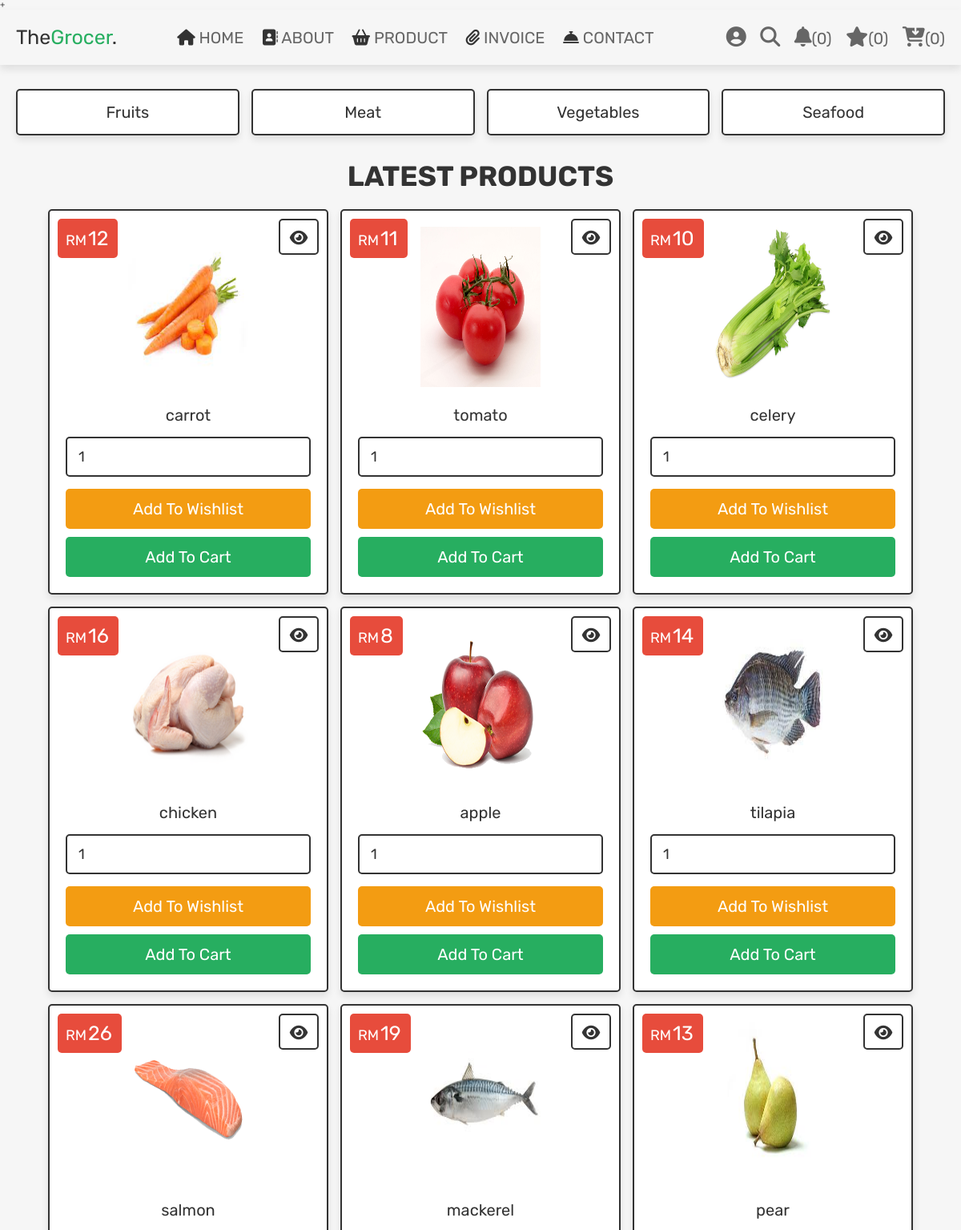
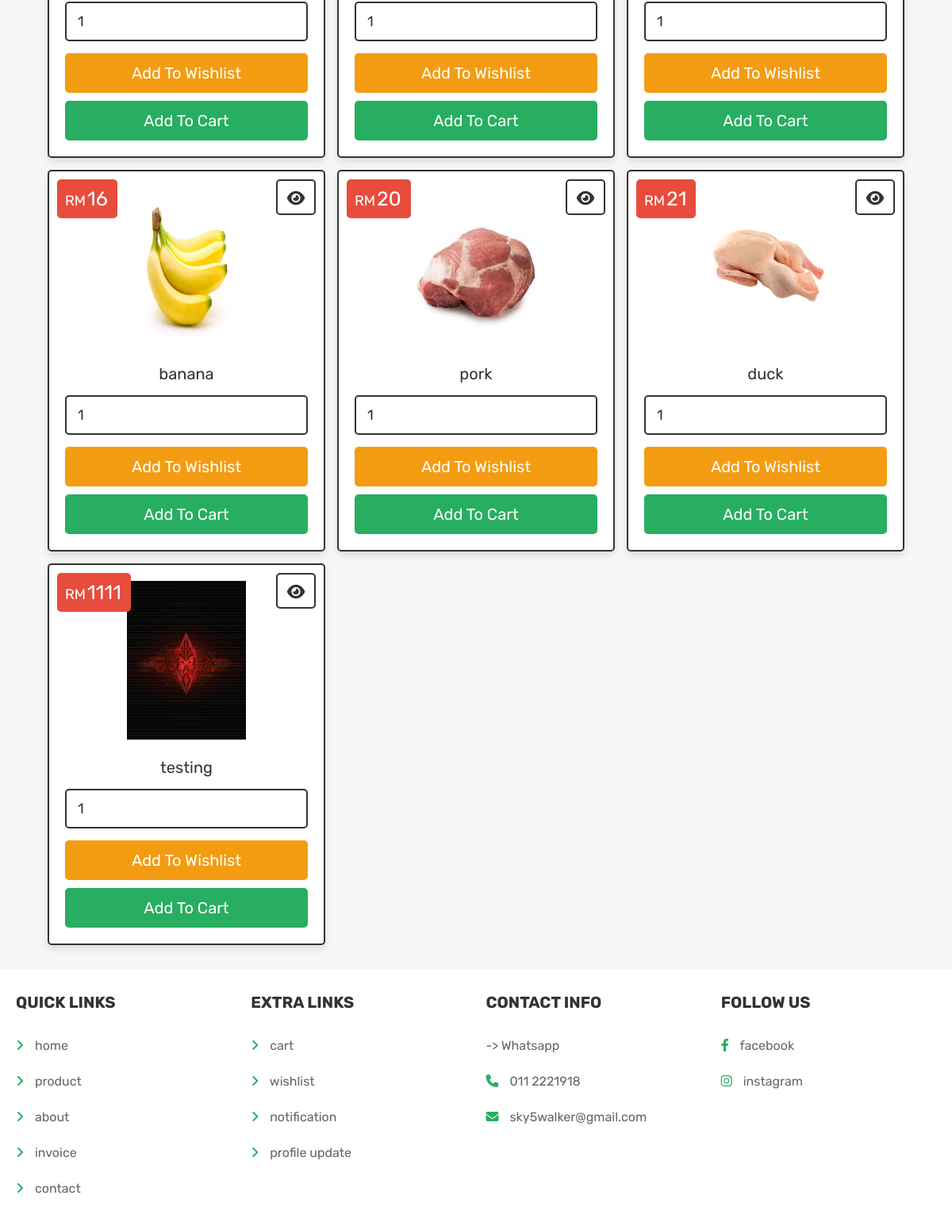
The page /shop.php (signed in) on the database its author committed (2 pictures, top to bottom).
### tables this page shows
CREATE TABLE `products` (
  `id` int(100) NOT NULL,
  `name` varchar(100) NOT NULL,
  `category` varchar(20) NOT NULL,
  `details` varchar(500) NOT NULL,
  `price` int(100) NOT NULL,
  `image` varchar(100) NOT NULL,
  `sold` int(100) NOT NULL
);

### shop.php (the view, shortened to what this page needs)
<?php
@include 'config.php';
?>
<!DOCTYPE html>
<html lang="en">
<head>
   <link rel="stylesheet" href="https://cdnjs.cloudflare.com/ajax/libs/font-awesome/6.1.1/css/all.min.css">
   <link rel="stylesheet" href="css/style.css">
</head>
<body>
<?php include 'header.php'; ?>
<section class="p-category">
   <a href="category.php?category=fruits">fruits</a>
   <a href="category.php?category=meat">meat</a>
   <a href="category.php?category=vegetables">vegetables</a>
   <a href="category.php?category=seafood">seafood</a>
</section>
<section class="products">
   <h1 class="title">latest products</h1>
   <div class="box-container">
   <?php
      $select_products = $conn->prepare("SELECT * FROM `products`");
      $select_products->execute();
      if($select_products->rowCount() > 0){
         while($fetch_products = $select_products->fetch(PDO::FETCH_ASSOC)){
   ?>
   <form action="" class="box" method="POST">
      <div class="price">RM<span><?= $fetch_products['price']; ?></span></div>
      <a href="view_page.php?pid=<?= $fetch_products['id']; ?>" class="fas fa-eye"></a>
      <img class="image" src="uploaded_img/<?= $fetch_products['image']; ?>" alt="">
      <div class="name"><?= $fetch_products['name']; ?></div>
      <input type="number" min="1" value="1" name="p_qty" class="qty">
      <input type="submit" value="add to wishlist" class="option-btn" name="add_to_wishlist">
      <input type="submit" value="add to cart" class="btn" name="add_to_cart">
   </form>
   <?php
      }
   }else{
      echo '<p class="empty">no products added yet!</p>';
   }
   ?>
   </div>
</section>
<?php include 'footer.php'; ?>
</body>
</html>

### css/style.css (style rules this page uses)
.products .box-container { display: grid; grid-template-columns: repeat(auto-fit, 35rem); gap:1.5rem; justify-content: center; align-items: flex-start; }
.products .box-container .box { padding:2rem; text-align: center; border:var(--border); background-color: var(--white); box-shadow: var(--box-shadow); border-radius: .5rem; position: relative; }
.products .box-container .box .image { height: 20rem; width : 15rem; }
.products .box-container .box .price { position: absolute; top:1rem; left:1rem; padding:1rem; border-radius: .5rem; background-color: var(--red); font-size: 1.8rem; color:var(--white); }
.products .box-container .box .price span { font-size: 2.5rem; color:var(--white); margin:0 .2rem; }
.products .box-container .box .fa-eye { position: absolute; top:1rem; right:1rem; border-radius: .5rem; height: 4.5rem; line-height: 4.3rem; width: 5rem; border:var(--border); color:var(--black); font-size: 2rem; background-color: var(--white); }
.products .box-container .box img { width: 30%; margin-bottom: 1rem; }
.products .box-container .box .name { font-size: 2rem; color:var(--black); padding:1rem 0; }
.products .box-container .box .qty { margin:.5rem 0; border-radius: .5rem; padding:1.2rem 1.4rem; font-size: 1.8rem; color:var(--black); border:var(--border); width: 100%; }
.p-category { display: grid; grid-template-columns: repeat(auto-fit, minmax(27rem, 1fr)); gap:1.5rem; justify-content: center; align-items: flex-start; }
.p-category { padding-bottom: 0; }
.p-category a { padding:1.5rem; text-align: center; border:var(--border); background-color: var(--white); box-shadow: var(--box-shadow); border-radius: .5rem; font-size: 2rem; text-transform: capitalize; color:var(--black); }

### css/components.css (style rules this page uses)
:root { --green:#27ae60; --orange:#f39c12; --red:#e74c3c; --black:#333; --light-color:#666; --white:#fff; --light-bg:#f6f6f6; --border:.2rem solid var(--black); --box-shadow:0 .5rem 1rem rgba(0,0,0,.1); }
* { font-family: 'Rubik', sans-serif; margin:0; padding:0; box-sizing: border-box; outline: none; border:none; text-decoration: none; color:var(--black); }
body { background-color: var(--light-bg); }
html { font-size: 62.5%; overflow-x: hidden; scroll-behavior: smooth; scroll-padding-top: 6.5rem; }
section { padding:3rem 2rem; max-width: 1200px; margin:0 auto; }
.btn, .delete-btn, .option-btn { display: block; width: 100%; margin-top: 1rem; border-radius: .5rem; color:var(--white); font-size: 2rem; padding:1.3rem 3rem; text-transform: capitalize; cursor: pointer; text-align: center; }
.btn { background-color: var(--green); }
.option-btn { background-color: var(--orange); }
.title { text-align: center; margin-bottom: 2rem; text-transform: uppercase; color:var(--black); font-size: 3.5rem; }

### rows shown on the page
products: price "12", image (picture), name "carrot"
products: price "11", image (picture), name "tomato"
products: price "10", image (picture), name "celery"
products: price "16", image (picture), name "chicken"
products: price "8", image (picture), name "apple"
products: price "14", image (picture), name "tilapia"
products: price "26", image (picture), name "salmon"
products: price "19", image (picture), name "mackerel"
products: price "13", image (picture), name "pear"
products: price "16", image (picture), name "banana"
products: price "20", image (picture), name "pork"
products: price "21", image (picture), name "duck"
products: price "1111", image (picture), name "testing"

### other values the page prints
$notif "0"
$count_wishlist_items->rowCount() "0"
$count_cart_items->rowCount() "0"
